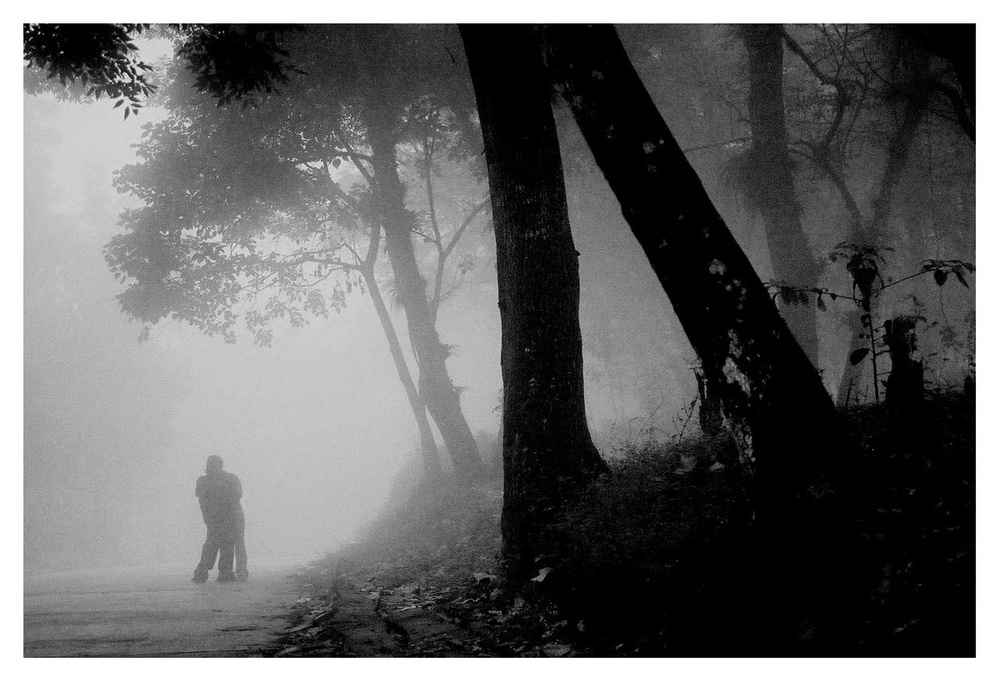
#> input picture Image Enhance/HazeRemoval/images/FoggyKiss.jpg, 1000 x 682 px, shrunk from 1240 x 846 before the run, given in place of Figure_2.jpg, which was not available
$ python HazeRemovalWidthGuided.py
#> lines starting #> are read from the running program, lines starting #| are printed output that depends on the picture; after the words box and inside, x2 and y2 are one past the last pixel; in counts of white or black regions, pixels touching at a corner belong together; pictures that were not available may be replaced by others from this repository, and a replacement may not be noted
### Image Enhance/HazeRemoval/guidedfilter.py
#!/usr/bin/env python
# encoding: utf-8

import numpy as np

def boxfilter(img, r):
    (rows, cols) = img.shape
    imDst = np.zeros_like(img)

    imCum = np.cumsum(img, 0)
    imDst[0 : r+1, :] = imCum[r : 2*r+1, :]
    imDst[r+1 : rows-r, :] = imCum[2*r+1 : rows, :] - imCum[0 : rows-2*r-1, :]
    imDst[rows-r: rows, :] = np.tile(imCum[rows-1, :], [r, 1]) - imCum[rows-2*r-1 : rows-r-1, :]

    imCum = np.cumsum(imDst, 1)
    imDst[:, 0 : r+1] = imCum[:, r : 2*r+1]
    imDst[:, r+1 : cols-r] = imCum[:, 2*r+1 : cols] - imCum[:, 0 : cols-2*r-1]
    imDst[:, cols-r: cols] = np.tile(imCum[:, cols-1], [r, 1]).T - imCum[:, cols-2*r-1 : cols-r-1]

    return imDst


def guidedfilter(I, p, r, eps):
    (rows, cols) = I.shape
    N = boxfilter(np.ones([rows, cols]), r)

    meanI = boxfilter(I, r) / N
    meanP = boxfilter(p, r) / N
    meanIp = boxfilter(I * p, r) / N
    covIp = meanIp - meanI * meanP

    meanII = boxfilter(I * I, r) / N
    varI = meanII - meanI * meanI

    a = covIp / (varI + eps)
    b = meanP - a * meanI

    meanA = boxfilter(a, r) / N
    meanB = boxfilter(b, r) / N

    q = meanA * I + meanB
    return q

### Image Enhance/HazeRemoval/HazeRemovalWidthGuided.py
#!/usr/bin/env python
# encoding: utf-8

from PIL import Image
import numpy as np
from guidedfilter import guidedfilter


class HazeRemoval:
    def __init__(self, filename, omega = 0.85, r = 40):
        self.filename = filename
        self.omega = omega
        self.r = r
        self.eps = 10 ** (-3)
        self.t = 0.1

    def _ind2sub(self, array_shape, ind):
        rows = (ind.astype('int') / array_shape[1])
        cols = (ind.astype('int') % array_shape[1]) # or numpy.mod(ind.astype('int'), array_shape[1])
        return (rows, cols)

    def _rgb2gray(self, rgb):
        return np.dot(rgb[...,:3], [0.299, 0.587, 0.114])

    def haze_removal(self):
        oriImage = np.array(Image.open(self.filename))
#> oriImage is the input picture: shape (682, 1000, 3); min 0, max 255, mean 103.5
        img = np.array(oriImage).astype(np.double) / 255.0

        grayImage = self._rgb2gray(img)

        darkImage = img.min(axis=2)

        (i, j) = self._ind2sub(darkImage.shape, darkImage.argmax())
#> in _ind2sub, `rows = (ind.astype('int') / array_shape[1])`: rows = 0
#> i = 0; j = 0
        # 作者原文中用的是：
        # A = img[i, j, :].mean()
        # 这个会报错，ij必须是整形，因此需要添加以下两句

        i = int(i)
        j = int(j)
        A = img[i, j, :].mean()
#> A = 1

        transmission = 1 - self.omega * darkImage / A

        transmissionFilter = guidedfilter(grayImage, transmission, self.r, self.eps )
#> in boxfilter, `imCum = np.cumsum(img, 0)`: img: shape (682, 1000) float64; every value is 1
#> in boxfilter, `imDst[:, cols-r: cols] = np.tile(imCum[:, cols-1], [r, 1]).T - imCum[:..`: imDst: shape (682, 1000) float64; min 1681, max 6561, mean 6237.3
#> in boxfilter (call 2), `imDst[rows-r: rows, :] = np.tile(imCum[rows-1, :], [r, 1]) - imCum[row..`: imDst: shape (682, 1000) float64; min 0, max 81, mean 30.8
#> in boxfilter (call 2), `imDst[:, 0 : r+1] = imCum[:, r : 2*r+1]`: imDst: shape (682, 1000) float64; min 0, max 5557.7, mean 179.8
#> in boxfilter (call 2), `imDst[:, cols-r: cols] = np.tile(imCum[:, cols-1], [r, 1]).T - imCum[:..`: imDst: shape (682, 1000) float64; min 0.251, max 5557.7, mean 2381.8
#> in boxfilter (call 3), `imDst[rows-r: rows, :] = np.tile(imCum[rows-1, :], [r, 1]) - imCum[row..`: imDst: shape (682, 1000) float64; min 6.15, max 81, mean 52.4
#> in boxfilter (call 3), `imDst[:, 0 : r+1] = imCum[:, r : 2*r+1]`: imDst: shape (682, 1000) float64; min 6.15, max 3815, mean 119.1
#> in boxfilter (call 3), `imDst[:, cols-r: cols] = np.tile(imCum[:, cols-1], [r, 1]).T - imCum[:..`: imDst: shape (682, 1000) float64; min 422.9, max 6560.8, mean 4212.8
#> in guidedfilter, `meanP = boxfilter(p, r) / N`:
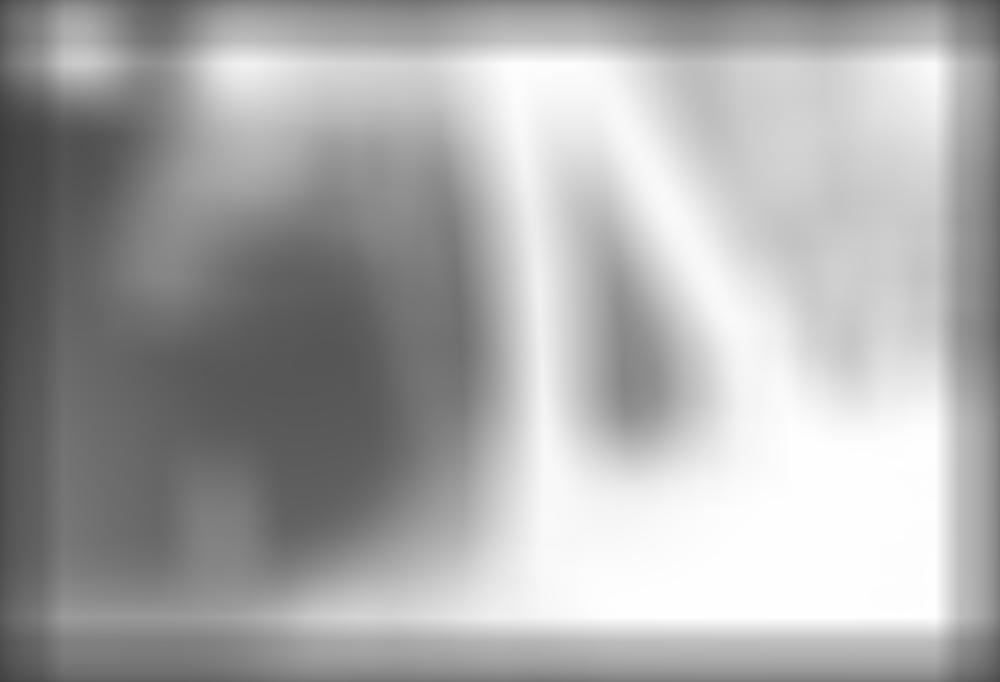
#> meanP: shape (682, 1000) float64; min 0.237, max 1, mean 0.667
#> call 4 of boxfilter, with r = 40
#> in boxfilter (call 4), `imDst[rows-r: rows, :] = np.tile(imCum[rows-1, :], [r, 1]) - imCum[row..`: imDst: shape (682, 1000) float64; min 0, max 23.81, mean 13.2
#> in boxfilter (call 4), `imDst[:, 0 : r+1] = imCum[:, r : 2*r+1]`: imDst: shape (682, 1000) float64; min 0, max 1656.5, mean 55.6
#> in boxfilter (call 4), `imDst[:, cols-r: cols] = np.tile(imCum[:, cols-1], [r, 1]).T - imCum[:..`:
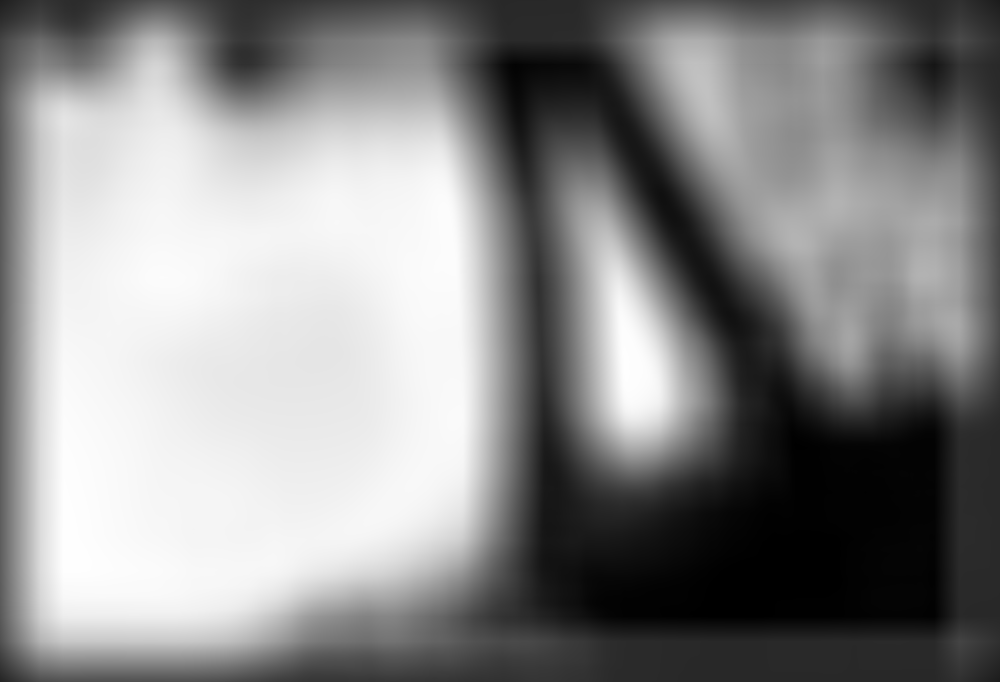
#> imDst: shape (682, 1000) float64; min 0.249, max 1919.9, mean 1046.8; drawn with min black and max white
#> in guidedfilter, `covIp = meanIp - meanI * meanP`:
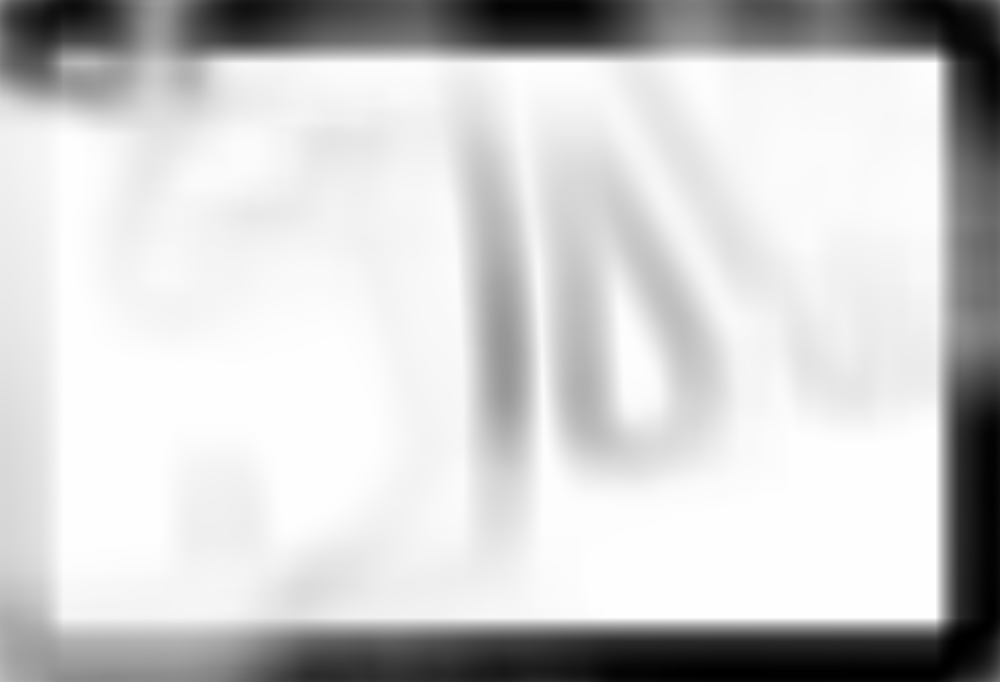
#> covIp: shape (682, 1000) float64; min -0.21, max -3.33e-07, mean -0.0412; drawn with min black and max white
#> in boxfilter (call 5), `imDst[rows-r: rows, :] = np.tile(imCum[rows-1, :], [r, 1]) - imCum[row..`:
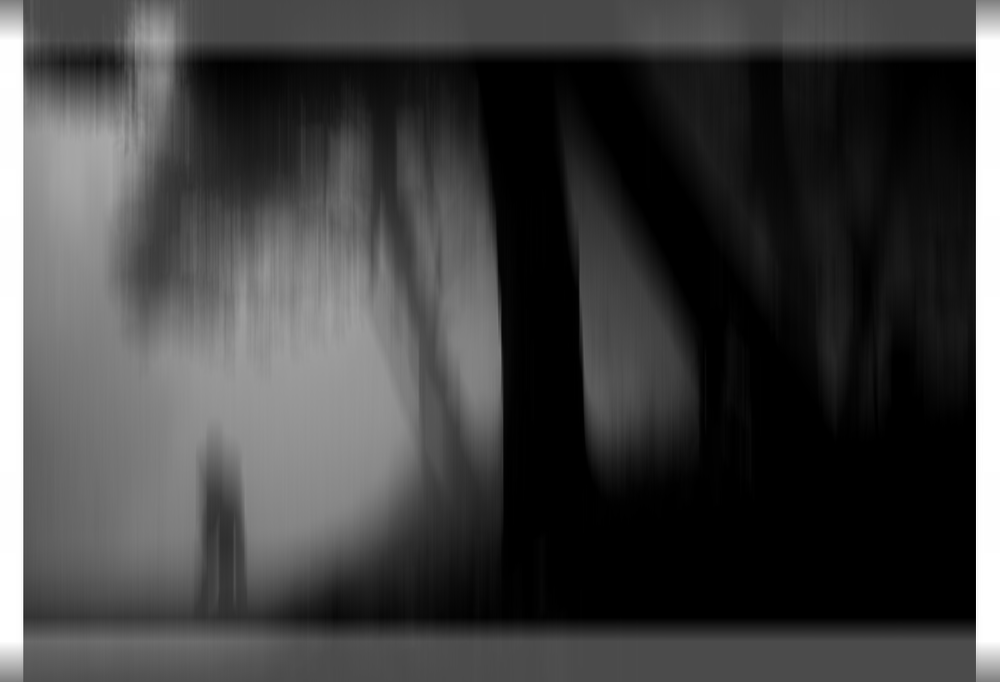
#> imDst: shape (682, 1000) float64; min 0, max 81, mean 20.8; drawn with min black and max white
#> in boxfilter (call 5), `imCum = np.cumsum(imDst, 1)`:
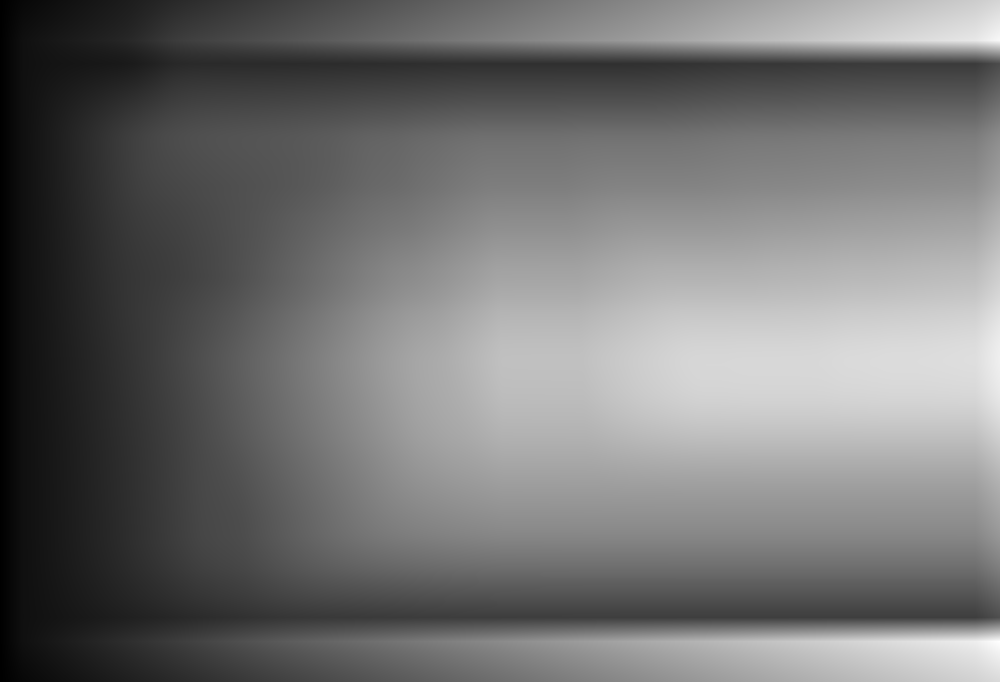
#> imCum: shape (682, 1000) float64; min 41, max 29564.3, mean 13256.2; drawn with min black and max white
#> in boxfilter (call 5), `imDst[:, 0 : r+1] = imCum[:, r : 2*r+1]`:
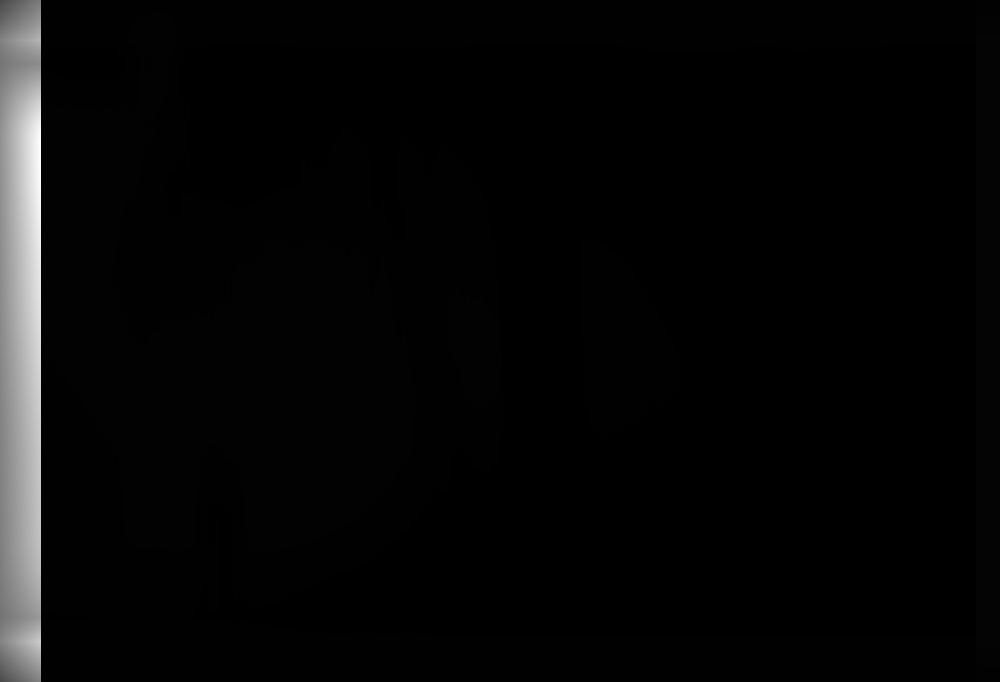
#> imDst: shape (682, 1000) float64; 4.1% of pixels changed, all inside (x1, y1, x2, y2) = (0, 0, 41, 682); drawn with min black and max white
        transmissionFilter[transmissionFilter < self.t] = self.t

        resultImage = np.zeros_like(img)
        for i in range(3):
            resultImage[:, :, i] = (img[:, :, i] - A) / transmissionFilter + A

        resultImage[resultImage < 0] = 0
        resultImage[resultImage > 1] = 1
        result = Image.fromarray((resultImage * 255).astype(np.uint8))

        return result

if __name__ == '__main__':
    imageName = "canon3.bmp"
    #hz = HazeRemoval("images/canon3.bmp")
    hz = HazeRemoval(r"C:\Users\mushi\Desktop\lunwen\test\Figure_2.jpg")
    result = hz.haze_removal()
    result.show()

$ run again, on Image Enhance/HazeRemoval/images/Haze.jpg
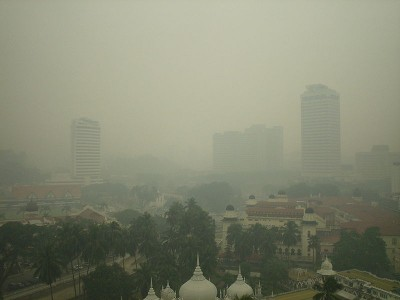
#> input picture Image Enhance/HazeRemoval/images/Haze.jpg, 400 x 300 px, given in place of Figure_2.jpg, which was not available
#> in haze_removal, oriImage is the input picture: shape (300, 400, 3); mean R, G, B 131.2, 134.3, 114
#> in haze_removal, `darkImage = img.min(axis=2)`:
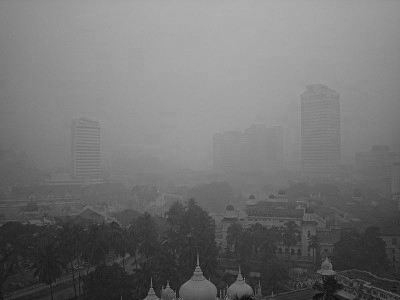
#> darkImage: shape (300, 400) float64; min 0.0471, max 0.69, mean 0.447
#> in _ind2sub, `rows = (ind.astype('int') / array_shape[1])`: rows = 4.58
#> in _ind2sub, `cols = (ind.astype('int') % array_shape[1]) # or numpy.mod(ind.astype(..`: cols = 232
#> in haze_removal, `(i, j) = self._ind2sub(darkImage.shape, darkImage.argmax())`: i = 4.58; j = 232
#> in haze_removal, `i = int(i)`: i = 4
#> A = 0.742
#> in boxfilter (call 5), `imDst[:, 0 : r+1] = imCum[:, r : 2*r+1]`:
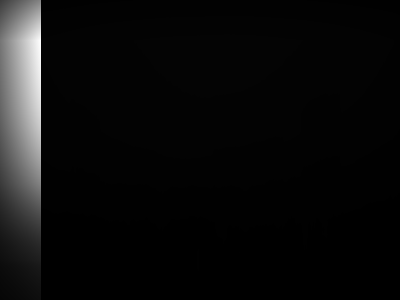
#> imDst: shape (300, 400) float64; min 1.29, max 2561.9, mean 130.7; drawn with min black and max white

$ run again, on Image Enhance/HazeRemoval/images/foggyHouse.jpg
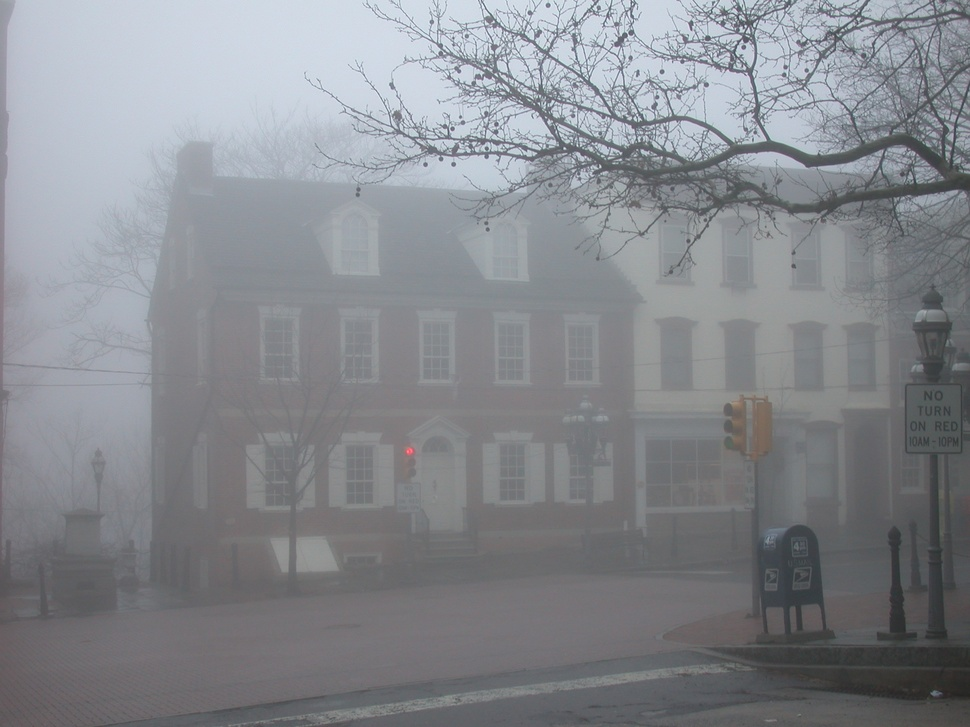
#> input picture Image Enhance/HazeRemoval/images/foggyHouse.jpg, 970 x 727 px, shrunk from 2048 x 1536 before the run, given in place of Figure_2.jpg, which was not available
#> in haze_removal, oriImage is the input picture: shape (727, 970, 3); mean R, G, B 134, 136.8, 142
#> in _ind2sub, `rows = (ind.astype('int') / array_shape[1])`: rows = 53.46
#> in _ind2sub, `cols = (ind.astype('int') % array_shape[1]) # or numpy.mod(ind.astype(..`: cols = 444
#> in haze_removal, `(i, j) = self._ind2sub(darkImage.shape, darkImage.argmax())`: i = 53.46; j = 444
#> in haze_removal, `i = int(i)`: i = 53
#> A = 0.976
#> in boxfilter (call 5), `imDst[rows-r: rows, :] = np.tile(imCum[rows-1, :], [r, 1]) - imCum[row..`:
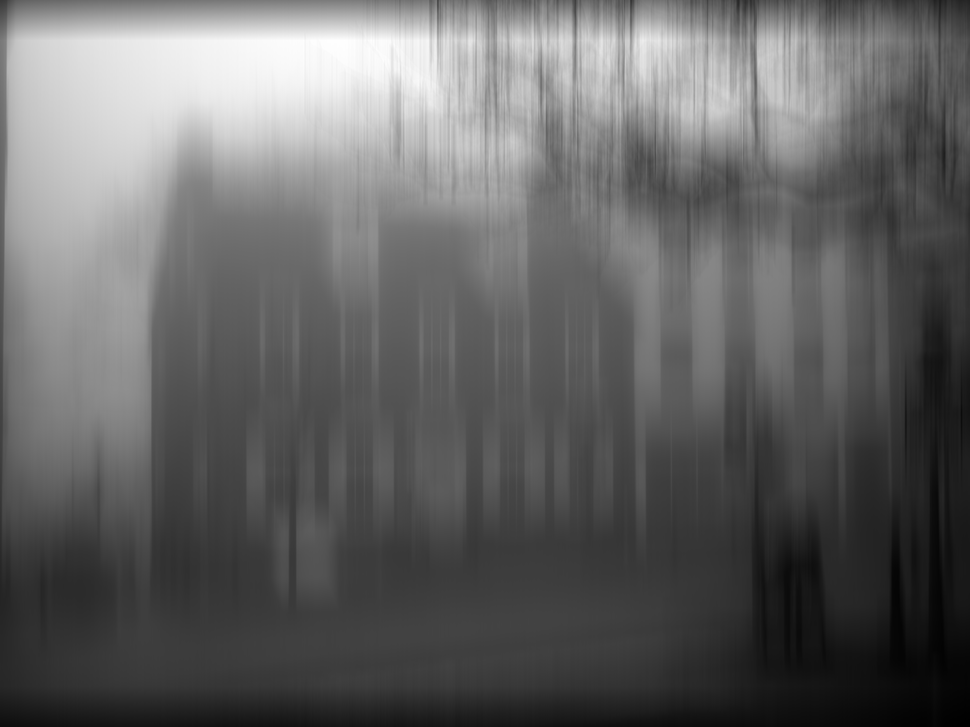
#> imDst: shape (727, 970) float64; min 2.23, max 58.24, mean 24.3; drawn with min black and max white
#> in boxfilter (call 5), `imDst[:, 0 : r+1] = imCum[:, r : 2*r+1]`:
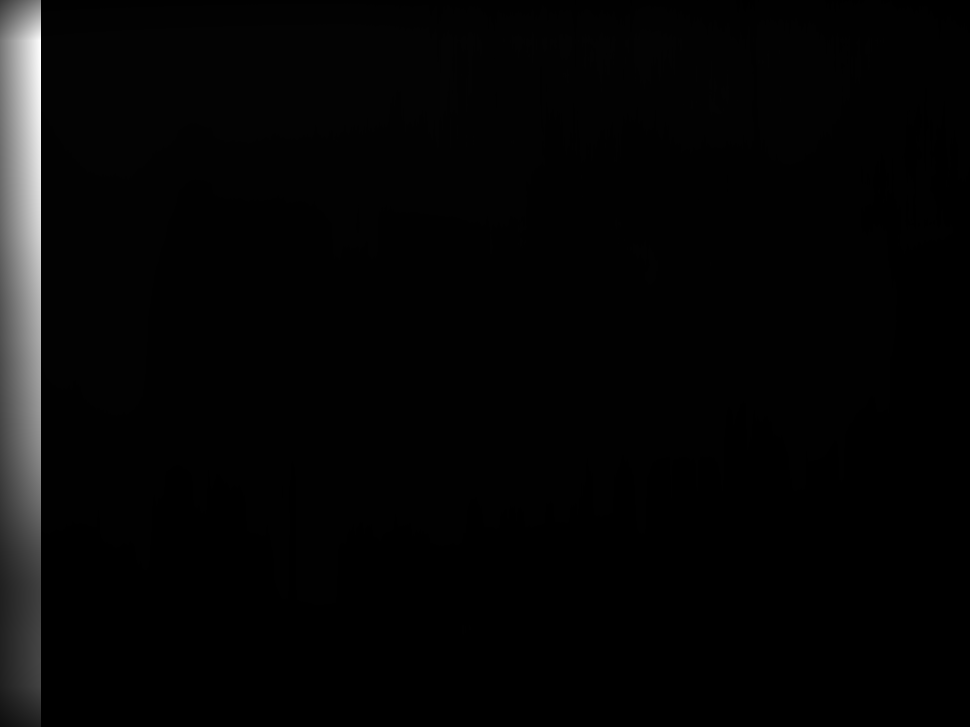
#> imDst: shape (727, 970) float64; 4.23% of pixels changed, all inside (x1, y1, x2, y2) = (0, 0, 41, 727); drawn with min black and max white
